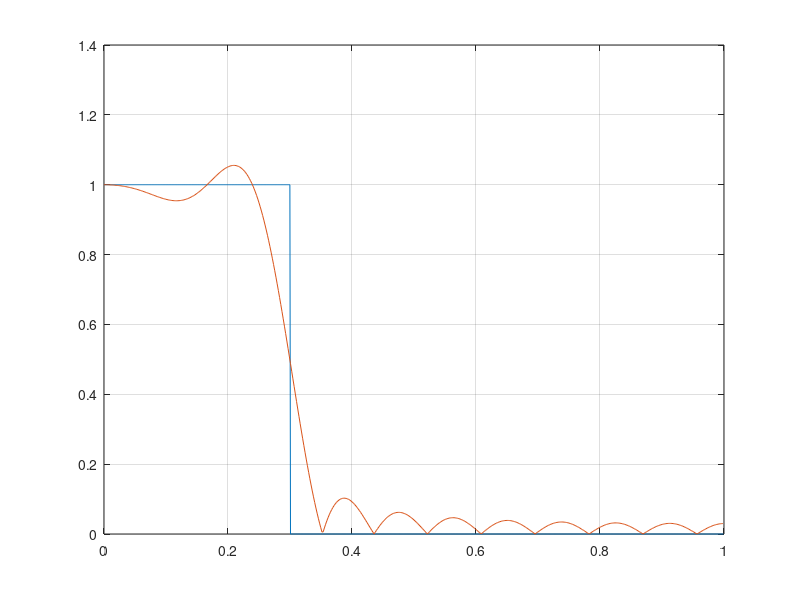
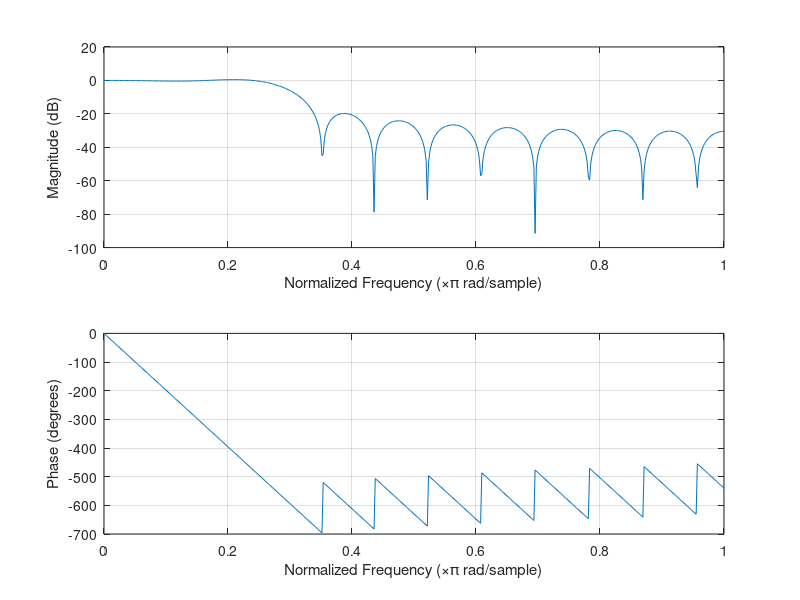
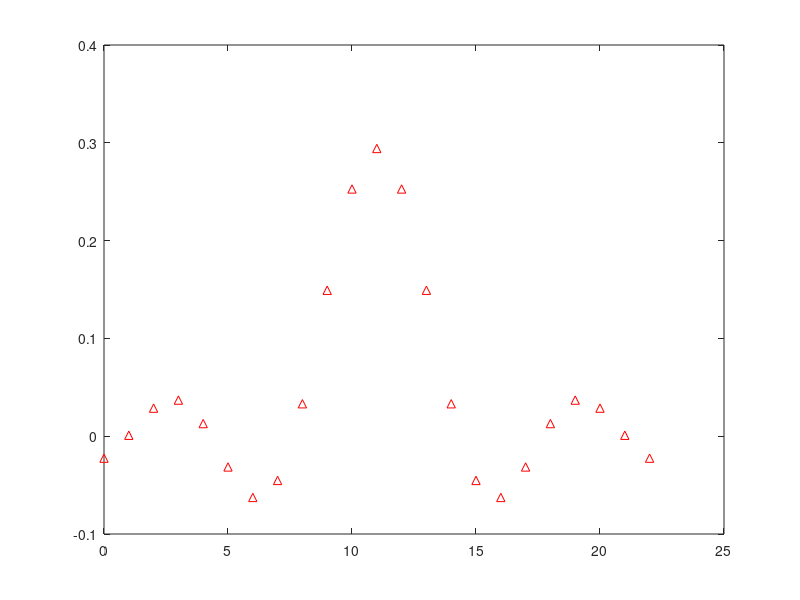
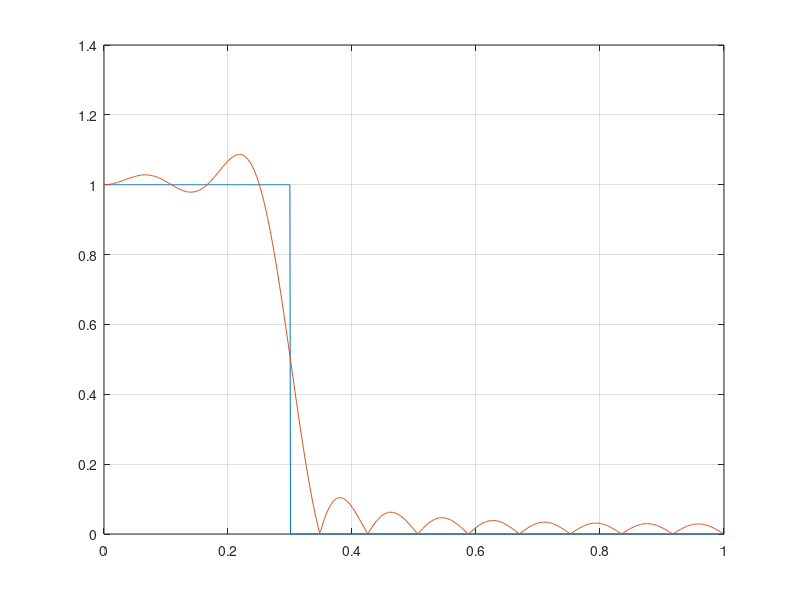

These charts were generated, in order, by the following MATLAB code:
%% 
clc;
clear;
%% task 1
N=23;
f=0.3;
fs=1024;

window = rectwin(N);
fun = fir1(N-1,f,window);
W = 0:1/fs:(fs-1)/fs;
H = zeros(fs,1);
H(1:f*fs+1) = 1;
figure;
plot(W, H);
grid on;
hold on;
[h,w] = freqz(fun);
plot(w/pi,abs(h));
figure;
freqz(fun);
figure;
impz(fun);
%% task 2
N=23+1;
f=0.3;
fs=1024;

window = rectwin(N);
fun = fir1(N-1,f,window);
W = 0:1/fs:(fs-1)/fs;
H = zeros(fs,1);
H(1:f*fs+1) = 1;
figure;
plot(W, H);
grid on;
hold on;
[h,w] = freqz(fun);
plot(w/pi,abs(h));
figure;
freqz(fun);
figure;
impz(fun);
%% task 3
N=23;
f=0.3;
fs=1024;

window = triang(N);
fun = fir1(N-1,f,window);
W = 0:1/fs:(fs-1)/fs;
H = zeros(fs,1);
H(1:f*fs+1) = 1;
figure;
plot(W, H);
grid on;
hold on;
[h,w] = freqz(fun);
plot(w/pi,abs(h));
figure;
freqz(fun);
figure;
impz(fun);